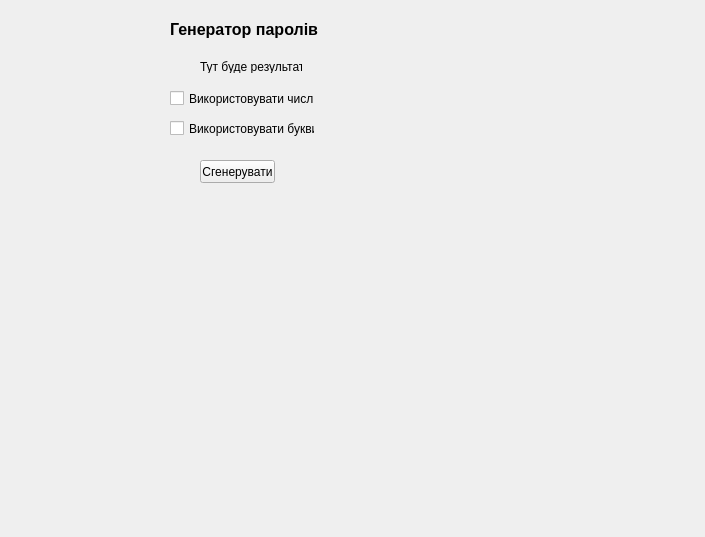
<?xml version="1.0" encoding="UTF-8"?>
<ui version="4.0">
 <class>MainWindow</class>
 <widget class="QMainWindow" name="MainWindow">
  <property name="geometry">
   <rect>
    <x>0</x>
    <y>0</y>
    <width>705</width>
    <height>537</height>
   </rect>
  </property>
  <property name="windowTitle">
   <string>MainWindow</string>
  </property>
  <widget class="QWidget" name="centralwidget">
   <widget class="QLabel" name="label_main">
    <property name="geometry">
     <rect>
      <x>170</x>
      <y>20</y>
      <width>163</width>
      <height>19</height>
     </rect>
    </property>
    <property name="font">
     <font>
      <pointsize>12</pointsize>
      <weight>75</weight>
      <bold>true</bold>
     </font>
    </property>
    <property name="text">
     <string>Генератор паролів </string>
    </property>
   </widget>
   <widget class="QLabel" name="label_result">
    <property name="geometry">
     <rect>
      <x>200</x>
      <y>60</y>
      <width>102</width>
      <height>13</height>
     </rect>
    </property>
    <property name="text">
     <string>Тут буде результат</string>
    </property>
   </widget>
   <widget class="QCheckBox" name="check_letters">
    <property name="geometry">
     <rect>
      <x>170</x>
      <y>90</y>
      <width>144</width>
      <height>17</height>
     </rect>
    </property>
    <property name="text">
     <string>Використовувати числа</string>
    </property>
   </widget>
   <widget class="QCheckBox" name="check_numbers">
    <property name="geometry">
     <rect>
      <x>170</x>
      <y>120</y>
      <width>145</width>
      <height>17</height>
     </rect>
    </property>
    <property name="text">
     <string>Використовувати букви</string>
    </property>
   </widget>
   <widget class="QPushButton" name="pushButton">
    <property name="geometry">
     <rect>
      <x>200</x>
      <y>160</y>
      <width>75</width>
      <height>23</height>
     </rect>
    </property>
    <property name="text">
     <string>Сгенерувати</string>
    </property>
   </widget>
  </widget>
 </widget>
 <resources/>
 <connections/>
</ui>
